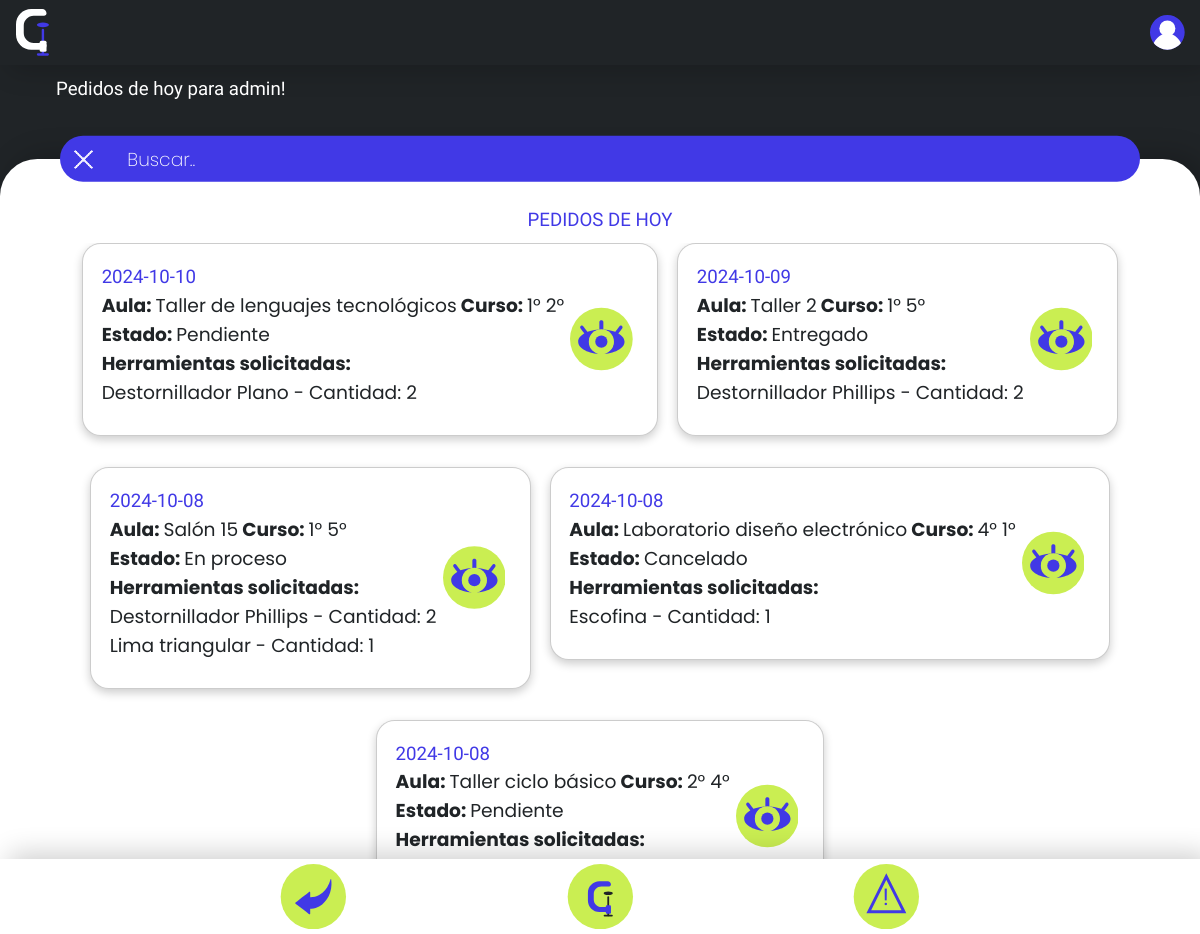
/notificaciones.php (signed in), run on the app's committed database.
### tables this page shows
CREATE TABLE `pedidos` (
  `id_pedido` int(11) NOT NULL,
  `fecha_pedido` date NOT NULL,
  `fk_usuario` int(11) NOT NULL,
  `id_aula` int(11) NOT NULL,
  `estado` enum('Pendiente','En proceso','Enviado','Entregado','Devuelto','Cancelado') NOT NULL,
  `observaciones` varchar(200) NOT NULL,
  `pedido` longtext NOT NULL CHECK (json_valid(`pedido`)),
  `fk_curso` int(11) NOT NULL
);

CREATE TABLE `aulas` (
  `id_aulas` int(11) NOT NULL,
  `nombre` varchar(50) NOT NULL,
  `piso` varchar(10) NOT NULL
);

CREATE TABLE `cursos` (
  `id` int(100) NOT NULL,
  `curso` varchar(5) NOT NULL
);

### notificaciones.php (the view, shortened to what this page needs)
<?php
include './codigophp/conexionbs.php';
include './codigophp/añadirpaleta.php';
?>
<!DOCTYPE html>
<html lang="es">
<head>
    <link rel="stylesheet" href="estiloscss/styles.css">
    <link rel="stylesheet" href="estiloscss/animaciones.css">
    <link rel="stylesheet" href="estiloscss/imagenes.css">
</head>
<body>
    <div id="pagina">
        <div id="header">
            <a href="inicio.php" class="imagen"><?php incrustarSVG("imagenes/SVG/logo"); ?></a>
            <button class="imagen" id="user"><?php incrustarSVG("imagenes/SVG/user"); ?></button>
        </div>
        <div id="subheader">
            <h1>Pedidos de hoy para <?php echo htmlspecialchars($_SESSION['username']); ?>!</h1>
            <p></p>
        </div>
        <div id="contenido">
            <div class="barra">
                <button class="equis"></button>
                <input type="text" placeholder="Buscar..">
                <div></div>
            </div>
            <div class="contenido2">
                <div class="con3" id="inicio">
                    <h1>PEDIDOS DE HOY</h1>
                    <div class="scroll-y" id="scroll" style="height: 100%;">
                        <div class="conscroll-y" style="height: 100%;">
                            <?php
                            $sql = "SELECT pedidos.*, aulas.*, cursos.*, usuarios.*, pedidos.pedido
                            FROM pedidos
                            JOIN aulas ON pedidos.id_aula = aulas.id_aulas
                            JOIN cursos ON pedidos.fk_curso = cursos.id
                            JOIN usuarios ON pedidos.fk_usuario = usuarios.id_usuario
                            ORDER BY pedidos.fecha_pedido DESC;";
                            $result = $conn->query($sql);
                            if ($result->num_rows > 0) {
                                while ($row = $result->fetch_assoc()) {
                                    $pedido_json = json_decode($row["pedido"], true);
                                    $herramientas = $pedido_json["herramientas"];
                                    $cantidades = $pedido_json["cantidad"];
                                    $herramientas_names = array();
                                    $sql_herramientas = "SELECT nombre FROM herramientas WHERE id IN (" . implode(',', $herramientas) . ")";
                                    $result_herramientas = $conn->query($sql_herramientas);
                                    while ($herramienta = $result_herramientas->fetch_assoc()) {
                                        $herramientas_names[] = $herramienta["nombre"];
                                    }
                                    echo '<div class="rectangulo4">';
                                    echo '<h1>' . htmlspecialchars($row["fecha_pedido"], ENT_QUOTES, 'UTF-8') . '</h1>';
                                    echo '<p><strong>Aula: </strong>' . htmlspecialchars($row["nombre"], ENT_QUOTES, 'UTF-8') . '<strong> Curso: </strong>' . htmlspecialchars($row["curso"], ENT_QUOTES, 'UTF-8') . '<br><strong>Estado: </strong>' . htmlspecialchars($row["estado"], ENT_QUOTES, 'UTF-8');
                                    echo '<br><strong>Herramientas solicitadas:</strong>';
                                    for ($i = 0; $i < count($herramientas); $i++) {
                                        echo '<br>' . $herramientas_names[$i] . ' - Cantidad: ' . $cantidades[$i];
                                    }
                                    echo '</p><input type="hidden" name="id" id="id" value="' . htmlspecialchars($row["id_pedido"], ENT_QUOTES, 'UTF-8') . '">';
                                    echo '<button class="imagen opcionesblanco tocar">'; incrustarSVG("imagenes/SVG/ojo"); echo'</button>';
                                    echo '</div>';
                                }
                            } else {
                                echo "<h1>NO HAY PEDIDOS AUN</h1>";
                            }
                            ?>
                        </div>
                    </div>
                </div>
            </div>
        </div>
        <div id="footer">
            <a href="inicio.php" class="imagen izquierda i">Volver al
                inicio<?php incrustarSVG("imagenes/SVG/flecha"); ?></a>
            <a href="pedidos.php"
                class=" imagen centro i">Herramientas<?php incrustarSVG("imagenes/SVG/botonlogo"); ?></a>
            <a href="reportes.php" class=" imagen derecha i">Reportes<?php incrustarSVG("imagenes/SVG/alerta"); ?></a>
        </div>
</body>
</html>

### codigophp/añadirpaleta.php (shortened to what this page needs)
<?php
function incrustarSVG($nombreArchivo) {
    $rutaArchivoSVG = $nombreArchivo.'.svg';
    if (file_exists($rutaArchivoSVG)) {
        $contenidoSVG = file_get_contents($rutaArchivoSVG);
        echo $contenidoSVG;
    } else {
        echo "<p>Error: No se pudo cargar el archivo SVG.</p>";
    }
}
    ?>

### estiloscss/styles.css (style rules this page uses)
a { text-decoration: none; }
h1 { font-family: "Days One", sans-serif; font-size: 2vh; font-weight: 200; color: var(--letra_blanco); }
p { font-family: "Poppins", sans-serif; font-size: 2vh; font-weight: 200; color: var(--letra_blanco); }
input { font-family: "Poppins", sans-serif; font-size: 2vh; font-weight: 200; color: var(--letra_blanco); border:none; background: transparent; border-radius:5vh; }
input::placeholder { color: var(--letra_blanco); }
button { background-color: transparent; border: none; }
button, a, input[type="submit"] { cursor: pointer; }
#pagina { position: absolute; right:0%; top:0%; height:100%; width: 100%; display:grid; grid-template: "HEA HEA HEA"7vh "SHEA SHEA SHEA"10vh "CON CON CON"auto "FOO FOO FOO"8vh/ auto auto auto; background-color: var(--negro); }
#header { padding-left:1vh; padding-right:1vh; display: grid; grid-template: ". . ." auto "LOGO . USUARIO"5vh ". . ." auto/ 5vh auto 5vh; grid-area: HEA; background-color: var(--negro); box-shadow: 1vh 0.5vh 3vh 0vh var(--sombra); }
#header :nth-child(1) { grid-area:LOGO; }
#header :nth-child(2) { grid-area:USUARIO; }
#subheader { padding-bottom:1vh; overflow: hidden; display: grid; grid-template: ". TITULO ." 1vh ". TEXTO ."1fr/ 5vh auto 5vh; gap: 1vh; grid-area: SHEA; background-color:transparent; }
#subheader h1 { grid-area: TITULO; }
#subheader p { grid-area: TEXTO; }
#contenido { grid-area: CON; background-color: var(--blanco); box-shadow: 1vh -0.5vh 3vh 0vh var(--sombra); border-radius:4vh 4vh 0vh 0vh; display: grid; position:relative; grid-template: ". . ."4vh ". CON2 ."auto/ auto 90% auto; }
.contenido2 { grid-area: CON2; overflow-y: auto; display:grid; grid-template: ". CON3 ."100%/ auto 100% auto; }
.con3 { grid-area: CON3; display: flex ; flex-direction: column; align-items: center; }
.con3 h1 { color:var(--azul); }
#footer { position: fixed; height: 8dvh; width: 100%; z-index: 100; left: 0%; bottom: 0%; background-color: var(--blanco); box-shadow: 1vh -0.5vh 3vh 0vh var(--sombra); display: flex; flex-wrap: wrap; justify-content:center; gap:10%; align-items: center; }
#footer a { font-family: "Days One", sans-serif; font-size: 2vh; font-weight: 200; color: var(--letra_blanco); padding-top: 2vh; padding-left:5vh; text-align: center; background-color:var(--azul); border-radius:25vh; background-position: left; height: 5vh; width: 15vw; }
.scroll-y { position: relative; overflow-x: none; overflow-y: auto; height: 25vh; width: 100%; display: flex; justify-content: center; }
.conscroll-y { padding-bottom: 4dvh; overflow: auto; position: relative; width: 100%; height: max-content; display: flex; justify-content: center; flex-wrap: wrap; gap: 2vh; }
.barra { background-color:var(--azul); position: absolute; border-radius: 5vh; display: grid; grid-template-columns: 5vh auto 5vh; gap:2vh; height: 5vh; width: 60%; left:50%; right:50%; transform: translate(-50%, -50%); }
.rectangulo4 { background-color: var(--blanco); height: max-content; width: max-content; border-radius: 2vh; display: grid; grid-template: ". . . . ."1vh ". TITULO . BOTON ."2vh ". TEXTO . BOTON . " auto ". . . . ."1vh/ 2vh auto auto 8vh 2vh; box-shadow: 0 0.4vh 1vh var(--sombra); border: 0.1vh solid var(--sombra); }
.rectangulo4 h1 { grid-area: TITULO; }
.rectangulo4 p { color: var(--letra_negro); grid-area: TEXTO; font-weight: 400; }
.rectangulo4 button { grid-area: BOTON; }
@media (max-width: 1300px) { .barra { width: 90%; } }
@media (max-width: 1300px) { #footer a { font-size: 0vh; background-color: transparent; background-position: center; } }
@media (max-width: 1300px) { #footer { gap: 5%; } }

### estiloscss/imagenes.css (style rules this page uses)
.equis { background-image: URL(imagenes/x.png); background-size: 2vh; background-repeat:no-repeat; background-position: center; }
.imagen { position: relative; display: flex; align-items: center; justify-content: center; }
.imagen svg { width: auto; height: 100%; }
.i, .d { display: block; align-items: none; justify-content: none; }
.i svg { position: absolute; top: 0%; left: 0%; }
@media (max-width: 1300px) { #footer .i svg { width: 100%; } }

### data on the page
pedidos: fecha_pedido "2024-10-10", id_aula.nombre "Taller de lenguajes tecnológicos", fk_curso.curso "1° 2°", estado "Pendiente", i "Destornillador Plano", pedido "2"
pedidos: fecha_pedido "2024-10-09", id_aula.nombre "Taller 2", fk_curso.curso "1° 5°", estado "Entregado", i "Destornillador Phillips", pedido "2"
pedidos: fecha_pedido "2024-10-08", id_aula.nombre "Salón 15", fk_curso.curso "1° 5°", estado "En proceso", i "Destornillador Phillips", pedido "2", i "Lima triangular", pedido "1"
pedidos: fecha_pedido "2024-10-08", id_aula.nombre "Laboratorio diseño electrónico", fk_curso.curso "4° 1°", estado "Cancelado", i "Escofina", pedido "1"
pedidos: fecha_pedido "2024-10-08", id_aula.nombre "Taller ciclo básico", fk_curso.curso "2° 4°", estado "Pendiente"

### other printed values
$_SESSION['username'] "admin"
$contenidoSVG "!"
